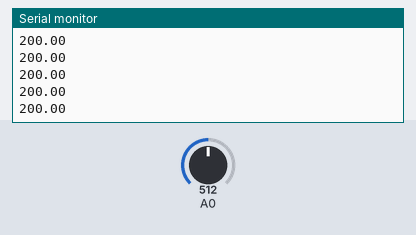
Bench run of a sketch on a simulated Arduino Uno, built with avr-gcc and run on an emulated ATmega328P. Parts: the last lines printed to the serial monitor. The inputs (shaded band) are chosen by the test bench; at power-on: A0 = 512.

Above: at 1.2 s.
1.3 s: A0 set to 716
At 1.31 s:
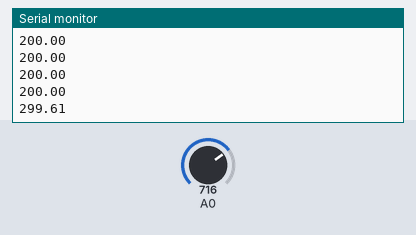
2.8 s: A0 set to 900
At 2.82 s:
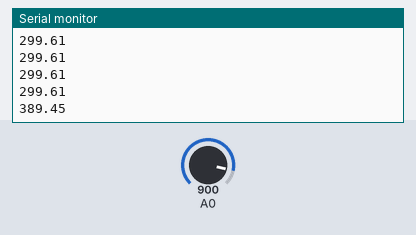
Timing chart, 0 to 5.8 s (numbered marks = the images above; inputs shaded):
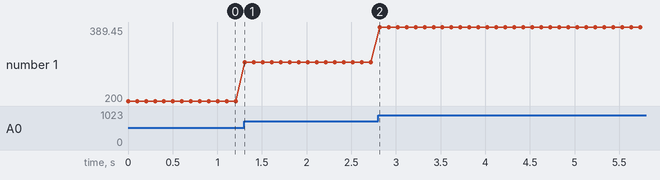

The sketch:

TemperatureToLCD.ino
```cpp
int tempPin = 0;

void setup()
{
  Serial.begin(9600);
}

void loop()
{
  float temp = getVoltage(tempPin);

  temp = (temp - .5) * 100;

  Serial.println(temp);
  delay(100);
}

float getVoltage(int pin)
{
  return (analogRead(pin) * 0.004882814);
}
```

Measured:
- after the input at 1.3 s, the serial monitor: prints a new line at once (image 1)
- after the input at 2.8 s, the serial monitor: prints a new line at once (image 2)
- plotted number 1: 200 → 299.61 after the input at 1.3 s, 299.61 → 389.45 after the input at 2.8 s
